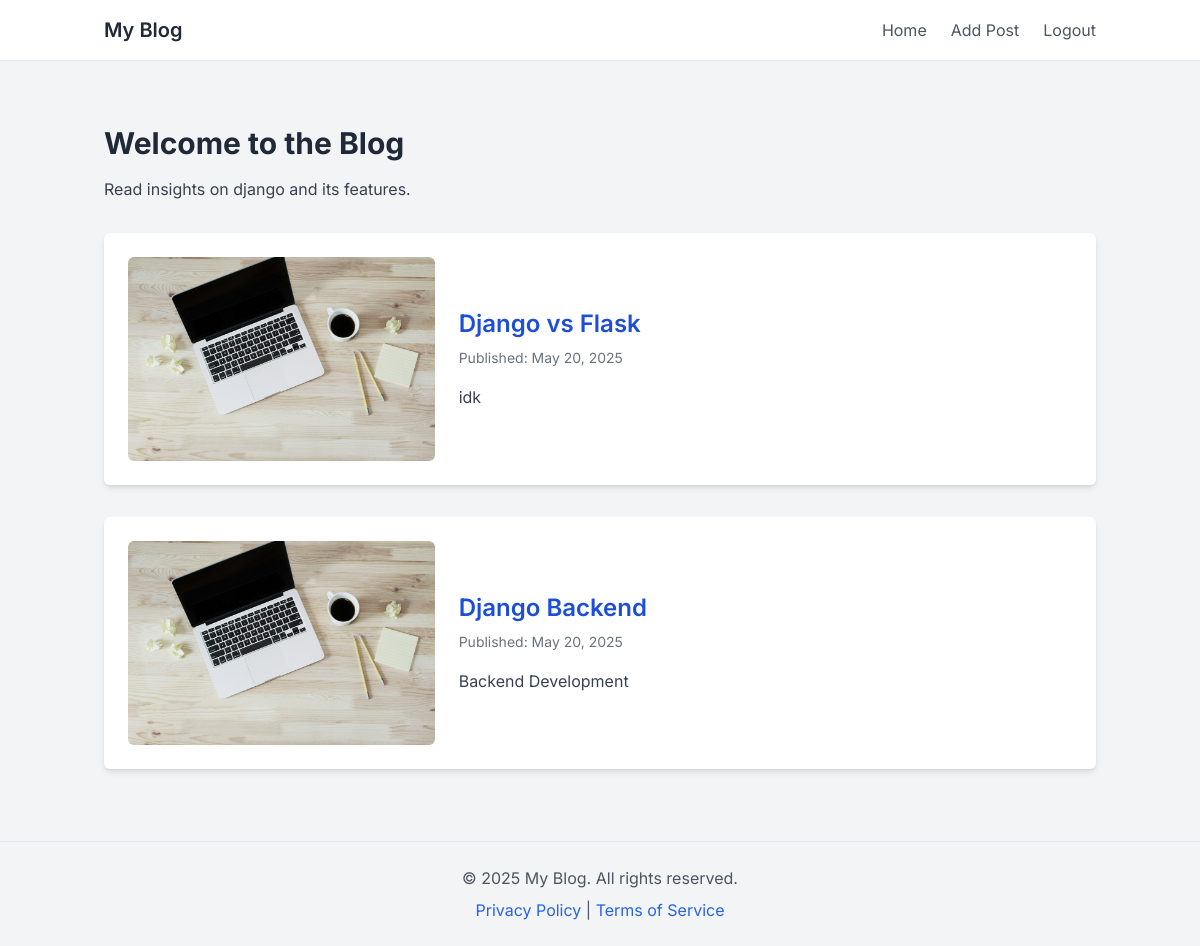
The app's page / (signed in) with its own data.
### blog_posts/models.py (models this page shows, shortened)
class BlogPost(models.Model):
    title = models.CharField(max_length=100)
    body = models.TextField(default='')
    slug = models.SlugField()
    date = models.DateTimeField(auto_now_add=True)
    featured_image = models.ImageField(default='fallback.png', blank=True)
    author = models.ForeignKey(User, on_delete=models.CASCADE)

### blog_posts/views.py (the view)
# urls.py: path('', views.blog_home, name='blog_home'),
def blog_home(request):
    posts = BlogPost.objects.all()
    return render(request, 'blog_posts/blog_home.html', {'posts': posts})

### blog_posts/templates/blog_posts/blog_home.html (shortened to what this page needs)
{% extends 'layout.html' %}
{% block content %}
    <h1 class="text-3xl font-bold text-gray-800 mb-4">Welcome to the Blog</h1>
    <p class="text-gray-700">Read insights on django and its features.</p>
    {% for post in posts %}
        <div class="bg-white p-6 rounded-md shadow-md mt-8 flex flex-col md:flex-row items-start md:items-center gap-6">
            {% if post.featured_image %}
                <div class="md:w-1/3">
                    <img src="{{ post.featured_image.url }}" alt="{{ post.title }}" class="rounded-md w-full h-auto object-cover">
                </div>
            {% endif %}
            <div class="md:w-2/3">
                <h2 class="text-2xl font-semibold text-blue-700 mb-2">
                    <a href="{% url 'single_post_page' post_id=post.id %}">
                        {{ post.title }}
                    </a>
                </h2>
                <p class="text-gray-500 text-sm mb-4">Published: {{ post.date|date:"F d, Y" }}</p>
                <p class="text-gray-700 leading-relaxed">{{ post.body }}</p>
            </div>
        </div>
    {% empty %}
        <p class="text-gray-500 mt-4">No posts available yet.</p>
    {% endfor %}
{% endblock %}

### templates/layout.html (style rules this page uses)
body { font-family: 'Inter', sans-serif; }

### records on screen
BlogPost: featured_image (picture), title "Django vs Flask", date "May 20, 2025", body "idk"
BlogPost: featured_image (picture), title "Django Backend", date "May 20, 2025", body "Backend Development"
